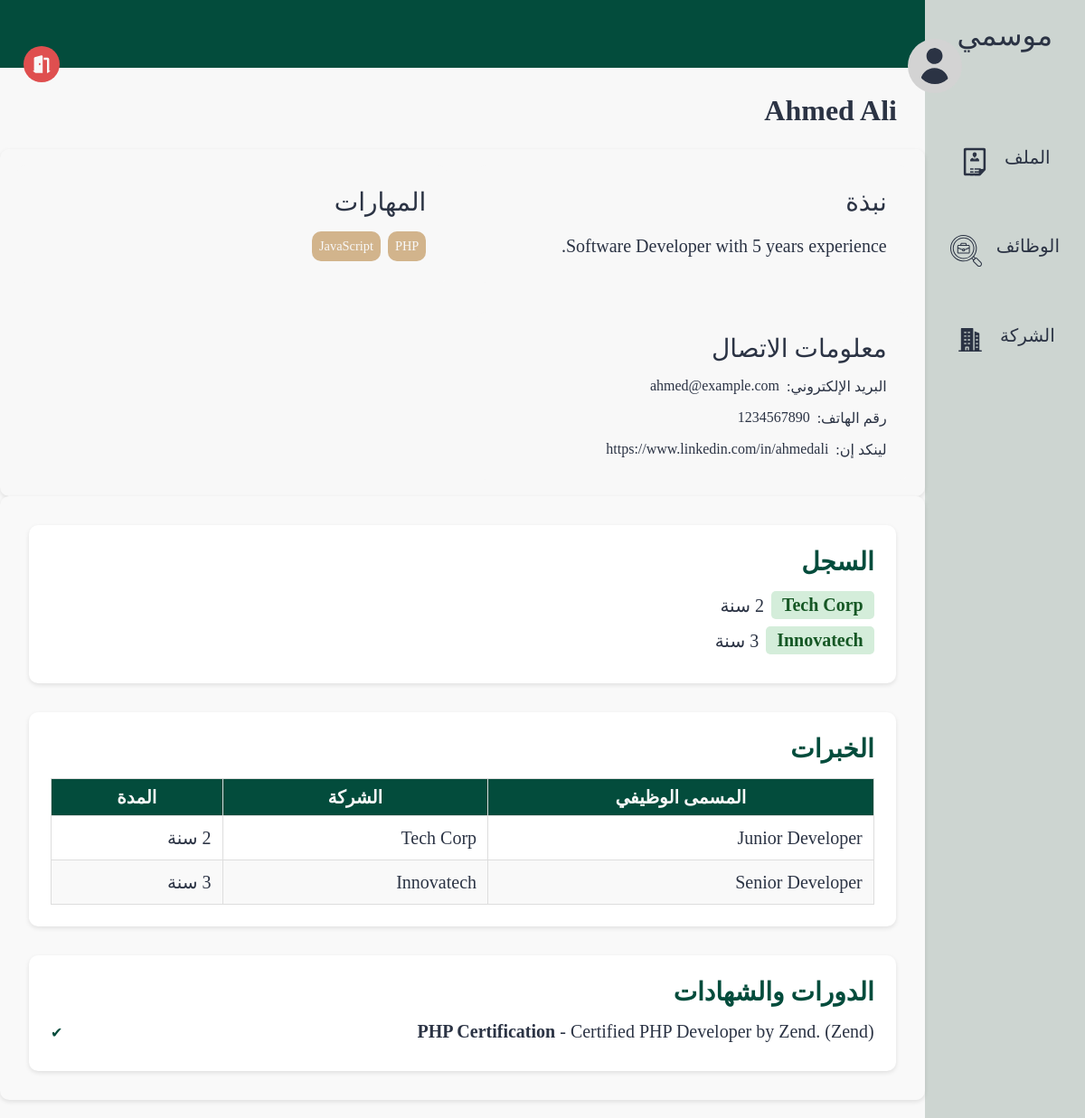
/pages/profile.php?id=1 (signed in), run on the app's committed database.
### tables this page shows
CREATE TABLE users (
    id INTEGER PRIMARY KEY, 
    name TEXT, 
    email TEXT UNIQUE, 
    password TEXT, 
    bio TEXT,
    type BOOLEAN,
    linkedin TEXT,
    phone TEXT
);

CREATE TABLE experience (
    experience_id INTEGER PRIMARY KEY, 
    user_id INTEGER,
    name TEXT,
    description TEXT,
    company TEXT,
    years INTEGER,
    start DATE,
    FOREIGN KEY (user_id) REFERENCES users(id) ON DELETE CASCADE
);

CREATE TABLE certificates (
    certificate_id INTEGER PRIMARY KEY, 
    user_id INTEGER,
    name TEXT,
    description TEXT,
    company TEXT,
    FOREIGN KEY (user_id) REFERENCES users(id) ON DELETE CASCADE
);

### src/database/fetch.php (called while the page is built, shortened)
<?php
include('../database/data.php');
function getUserById($id)
{
    global $db;
    $stmt = $db->prepare('SELECT * FROM users WHERE id = :id');
    $stmt->bindValue(':id', $id, SQLITE3_INTEGER);
    $result = $stmt->execute();
    $user = $result->fetchArray(SQLITE3_ASSOC);
    return $user;
}
function fetchAllExperienceByUserID($id)
{
    global $db;
    $result = $db->query("SELECT * FROM experience where user_id = $id");
    $experience = [];
    while ($row = $result->fetchArray(SQLITE3_ASSOC)) {
        $experience[] = $row;
    }
    return $experience;
}
function fetchAllSkillsNameByUserID($id)
{
    global $db;
    $result = $db->query("SELECT name FROM skills where user_id = $id");
    $experience = [];
    while ($row = $result->fetchArray(SQLITE3_ASSOC)) {
        $experience[] = $row['name'];
    }
    return $experience;
}

### src/pages/profile.php (the view, shortened to what this page needs)
<?php
include('../components/page.php');
$user = isset($_GET['id'])?getUserById($_GET['id']) : $_SESSION['user'];
$name = $user['name'];
$about    = $user['bio'];
$email    = $user['email'];
$phone    = $user['phone'];
$linkedin = !empty($user['linkedin']) ? $user['linkedin'] : ("https://www.linkedin.com/in/" . urlencode(str_replace(' ', '', strtolower($user['name']))));
$skills = fetchAllSkillsNameByUserID($user['id']);
$jobs = fetchAllExperienceByUserID($user['id']);
$prevJobs = [];
foreach ($jobs as $job) {
    $job['duration'] = $job['years'] . " سنة";
    $prevJobs[] = $job;
}
$stmt = $db->prepare("SELECT * FROM certificates WHERE user_id = :user_id");
$stmt->bindValue(':user_id', $user['id'], SQLITE3_INTEGER);
$result = $stmt->execute();
$certificates = [];
while ($row = $result->fetchArray(SQLITE3_ASSOC)) {
    $certificates[] = $row;
}
?>
<!DOCTYPE html>
<html lang="ar" dir="rtl">
<head>
    <link rel="stylesheet" href="../styles/profile.css">
</head>
<body>
    <section class="page-structure">
        <?php include "../components/NavBar.php"; ?>
        <section class="page-content">
            <div class="username">
                <img class="profile-pic" src="../images/profile.svg" alt="صورة المستخدم">
                <div class="user">
                    <h2><?= htmlspecialchars($name) ?></h2>
                </div>
            </div>
            <div class="options">
                <a href="./logout.php">
                    <img class="nav-icon" style="--color: #DF4F4F" src="../images/logout.svg" alt="شعار تسجيل الخروج">
                </a>
            </div>
            <header></header>
            <main>
                <section class="profile-details">
                    <div class="block about">
                        <h2>نبذة</h2>
                        <div id="aboutDisplay">
                            <p><?= $about ?></p>
                        </div>
                    </div>
                    <div class="block skills">
                        <h2>المهارات</h2>
                        <div id="skillsDisplay">
                            <ul>
                                <?php foreach ($skills as $skill): ?>
                                    <li><?= $skill ?></li>
                                <?php endforeach; ?>
                            </ul>
                        </div>
                    </div>
                    <div class="block contacts">
                        <h2>معلومات الاتصال</h2>
                        <div id="contactDisplay">
                            <ul>
                                <li>البريد الإلكتروني:
                                    <a href="mailto:<?= $email ?>"><?= $email ?? 'لا يوجد' ?></a>
                                </li>
                                <li>رقم الهاتف:
                                    <a href="tel:<?= $phone ?>"><?= $phone ?? 'لا يوجد' ?></a>
                                </li>
                                <li>لينكد إن:
                                    <a href="<?= $linkedin ?>"><?= $linkedin ?? 'لا يوجد' ?></a>
                                </li>
                            </ul>
                        </div>
                    </div>
                </section>
                <section class="recent-activity">
                    <div class="block history">
                        <h2>السجل</h2>
                        <ul>
                            <?php foreach ($prevJobs as $job): ?>
                                <li>
                                    <span class="company">
                                        <?php if (!empty($job['company_id'])): ?>
                                            <a href="./company.php?id=<?= htmlspecialchars($job['company_id']) ?>">
                                                <?= htmlspecialchars($job['company']) ?>
                                            </a>
                                        <?php else: ?>
                                            <?= htmlspecialchars($job['company']) ?>
                                        <?php endif; ?>
                                    </span>
                                    <?= htmlspecialchars($job['duration']) ?>
                                </li>
                            <?php endforeach; ?>
                        </ul>
                    </div>
                    <div class="block experinces">
                        <h2>الخبرات</h2>
                        <?php if (count($jobs) === 0): ?>
                            <h3 class="no-jobs">لا يوجد خبرات سابقة</h3>
                        <?php else: ?>
                            <table border="1" cellpadding="5" cellspacing="0" style="width:100%; text-align:right;">
                                <tr>
                                    <th>المسمى الوظيفي</th>
                                    <th>الشركة</th>
                                    <th>المدة</th>
                                </tr>
                                <?php foreach ($jobs as $job): ?>
                                    <tr>
                                        <td><?= htmlspecialchars($job['name']) ?></td>
                                        <td><?= htmlspecialchars($job['company']) ?></td>
                                        <td><?= htmlspecialchars($job['years']) ?> سنة</td>
                                    </tr>
                                <?php endforeach; ?>
                            </table>
                        <?php endif ?>
                    </div>
                    <div class="block courses">
                        <h2>الدورات والشهادات</h2>
                        <ul id="certificatesList">
                            <?php if (count($certificates) === 0): ?>
                                <li>لا توجد بيانات</li>
                            <?php else: ?>
                                <?php foreach ($certificates as $cert): ?>
                                    <li id="cert-<?= $cert['certificate_id'] ?>">
                                        <strong><?= htmlspecialchars($cert['name']) ?></strong>
                                        <?php if (!empty($cert['description'])): ?>
                                            - <?= htmlspecialchars($cert['description']) ?>
                                        <?php endif; ?>
                                        <?php if (!empty($cert['company'])): ?>
                                            (<?= htmlspecialchars($cert['company']) ?>)
                                        <?php endif; ?>
                                    </li>
                                <?php endforeach; ?>
                            <?php endif; ?>
                        </ul>
                    </div>
                </section>
            </main>
        </section>
    </section>
</body>
</html>

### src/styles/profile.css (style rules this page uses)
* { color: var(--black-color); }
body { background-color: var(--white-color); }
.nav-icon { --color: var(--white-alt-color); background-color: var(--color); width: 40px; height: 40px; border-radius: 50%; padding: 0.5rem; }
section.page-content { width: 100%; }
header { position: relative; display: flex; align-items: center; justify-content: space-between; min-height: 75px; background-color: var(--main-color); padding: 1.25rem 3rem; }
.username .profile-pic { width: 60px; height: 60px; padding: 10px; border-radius: 50%; background-color: lightgray; top: 0; }
.username { display: flex; align-items: center; gap: 0.75rem; height: 65px; position: absolute; top: 0; right: 18px; z-index: 1000; padding: 0.5rem 1rem; right: 10%; top: 40px; }
.options { display: flex; align-items: center; gap: 0.75rem; height: 65px; position: absolute; top: 40px; left: 10px; z-index: 1000; padding: 0.5rem 1rem; }
.username h2 { font-size: 2rem; }
.username .user { position: static; margin-top: 100px; }
header::after { content: ""; position: absolute; right: 0; bottom: 0; width: 70%; height: 4px; background-color: var(--main-color); }
main { margin-top: 70px; width: 100%; padding: 1rem; }
main section { border-radius: 10px; box-shadow: 0 2px 5px rgba(0, 0, 0, 0.1); padding: 18px; }
.profile-details { display: grid; grid-template-columns: 1fr 1fr; gap: 2rem; }
.profile-details .block { display: flex; flex-direction: column; gap: 1rem; background-color: var(--white-color); padding: 1.5rem; border-radius: 10px; }
.profile-details .block h2 { font-size: 1.75rem; font-weight: 500; }
.profile-details .block ul { list-style: none; padding-inline-start: 0; display: flex; flex-wrap: wrap; gap: 1rem; }
.profile-details .block ul li { display: flex; gap: 0.5rem; font-size: 1rem; }
.profile-details .skills ul { list-style: none; padding-inline-start: 0; display: flex; flex-wrap: wrap; gap: 0.5rem; }
.profile-details .skills ul li { display: inline-block; padding: 0.5rem; border-radius: 10px; background-color: var(--secondary-color); color: var(--white-color); font-size: 0.9rem; }
.profile-details .block.about p { font-size: 1.25rem; line-height: 1.6; }
.recent-activity { display: flex; flex-direction: column; gap: 2rem; padding: 2rem; background-color: #f9f9f9; border-radius: 10px; }
.recent-activity .block { background-color: #fff; padding: 1.5rem; border-radius: 10px; box-shadow: 0 2px 5px rgba(0, 0, 0, 0.1); }
.recent-activity .block h2 { font-size: 1.75rem; margin-bottom: 1rem; color: var(--main-color); }
.history ul { list-style: none; padding: 0; }
.history ul li { display: flex; align-items: center; gap: 0.5rem; font-size: 1.25rem; margin-bottom: 0.5rem; }
.history ul li .company { background-color: #d4edda; color: #155724; padding: 0.25rem 0.75rem; border-radius: 5px; font-weight: bold; }
.experinces table { width: 100%; border-collapse: collapse; font-size: 1.25rem; margin-top: 1rem; }
.experinces table th, .experinces table td { padding: 0.75rem; text-align: right; border: 1px solid #ddd; }
.experinces table th { background-color: var(--main-color); color: #fff; }
.experinces table tr:nth-child(odd) { background-color: #f9f9f9; }
.experinces table tr:nth-child(even) { background-color: #fff; }
.courses ul { list-style: none; padding: 0; }
.courses ul li { font-size: 1.25rem; margin-bottom: 0.5rem; position: relative; padding-left: 1.5rem; }
.courses ul li::before { content: "✔"; position: absolute; left: 0; color: var(--main-color); font-size: 1rem; top: 50%; transform: translateY(-50%); }
@media (min-width: 992px) { main { padding: 1.25rem 0; } }

### src/styles/globals.css (style rules this page uses)
*, *::before, *::after { box-sizing: border-box; margin: 0; padding: 0; list-style: none; text-decoration: none; }
:root { --main-color: #034c3c; --secondary-color: #d2b48c; --white-color: #f8f8f8; --black-color: #2b3344; --white-alt-color: #cdd5d1; }
a { display: block; color: var(--black-color); }
.page-structure { display: flex; min-height: 100vh; }

### src/pages/profile.php (style rules this page uses)
tbody tr:first-of-type { background-color: var(--main-color); color: var(--white-color); border: 0; }
tbody tr:first-of-type th { padding: .5rem; text-align: center; color: var(--white-color) }

### data on the page
users: name "Ahmed Ali", bio "Software Developer with 5 years experience.", email "ahmed@example.com", phone "1234567890", linkedin "https://www.linkedin.com/in/ahmedali"
experience: company "Tech Corp", duration "2 سنة", name "Junior Developer"
experience: company "Innovatech", duration "3 سنة", name "Senior Developer"
certificates: name "PHP Certification", description "Certified PHP Developer by Zend.", company "Zend"

### other printed values
$nav['title'] "الملف"
$nav['title'] "الوظائف"
$nav['title'] "الشركة"
$skill "PHP"
$skill "JavaScript"
